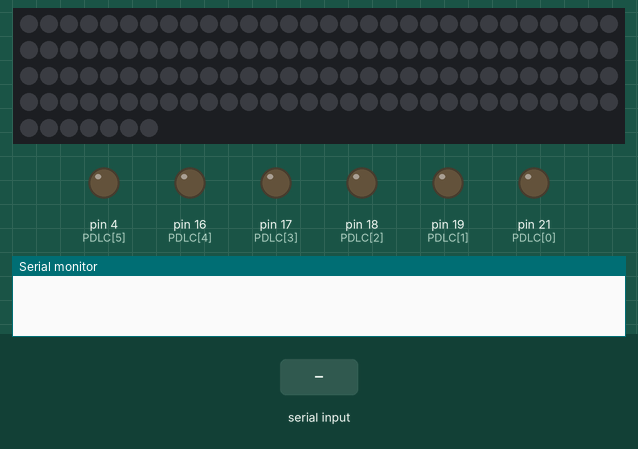
A sketch run on a simulated Arduino Mega 2560, built with avr-gcc and run on an emulated ATmega2560. On the bench: 127 RGB LEDs in strip order, left to right, continuing on the next row, output pins drawn as LEDs (lit = HIGH), the last lines printed to the serial monitor. The test bench sets the inputs (shaded band). Dim RGB values are drawn brighter than linear.

Above: at 1.2 s.
1.3 s: "0" received over Serial
At 2.0 s:
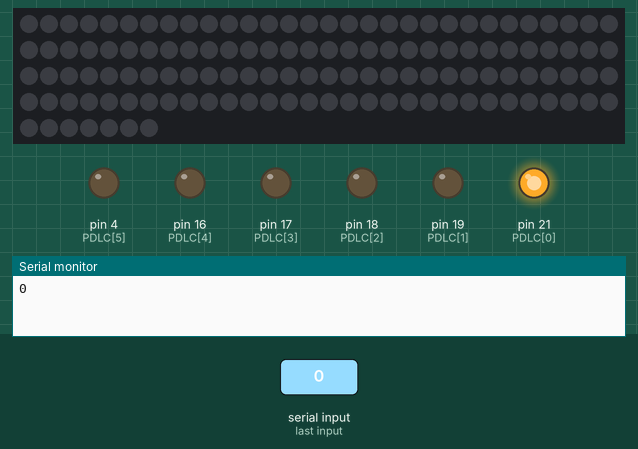
2.8 s: "1" received over Serial
At 3.1 s:
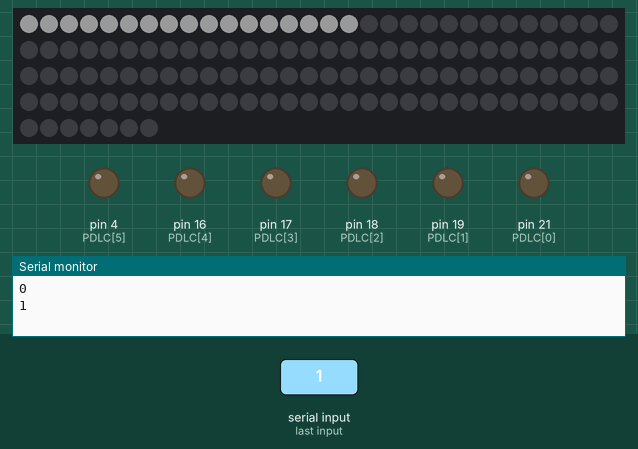
Timing chart, 0 to 5.8 s (numbered marks = the images above; inputs shaded):
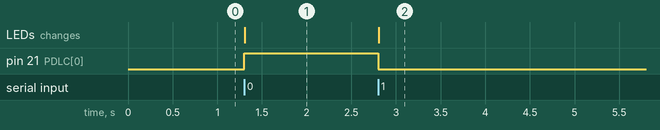

The sketch:

combine.ino
```cpp
#include <FastLED.h>

const int LED_PIN = 22;
const int NUM_LEDS = 127;
const int LED_MAPPING[]= {17, 10, 11, 14, 11, 10};

const int NIGHT_PIN = 32;
const int DAY_PIN = 33;
const int PDLC[] = {21, 19, 18, 17, 16, 4};

CRGB leds[NUM_LEDS];

String onOffString;

void clearPDLC(){
  for (int i=0; i<6; i++){
    digitalWrite(PDLC[i], LOW);
  }
}

void dayTime(){
  FastLED.clear();
  for(int i=0; i<6; i++){
    if (onOffString[i] == '1') {
      digitalWrite(PDLC[i], HIGH);
    }
    else{
      digitalWrite(PDLC[i], LOW);
    }
  }
}

void nightTime(){
  clearPDLC();
  int startingLED = 0;
  for(int i=0; i<6; i++){
    if (onOffString[i] == '1'){
      for (int ledToOn = startingLED; ledToOn < (startingLED + LED_MAPPING[i]); ledToOn++){
        leds[ledToOn] = CRGB(255, 255, 255);
      }
    }
    else{
      for (int ledToOn = startingLED; ledToOn < (startingLED + LED_MAPPING[i]); ledToOn++){
        leds[ledToOn] = CRGB(0, 0, 0);
      }
    }
    startingLED += LED_MAPPING[i];
  }
}

void setup() {
  Serial.begin(115200);
  Serial.setTimeout(1);

  for (int i=0; i<6; i++){
    pinMode(PDLC[i], OUTPUT);
  }
  pinMode(NIGHT_PIN, INPUT);
  pinMode(DAY_PIN, INPUT);

  FastLED.addLeds<WS2812, LED_PIN, GRB>(leds, NUM_LEDS);
  FastLED.setBrightness(25);
}

void loop() {
//  FastLED.clear();

  while(!Serial.available());
  onOffString = Serial.readString();
  Serial.println(onOffString);

  int startingLED = 0;
//  Serial.print(digitalRead(isDay));
//  Serial.print(", ");
//  Serial.println(digitalRead(isNight));

//  bool isNight = digitalRead(NIGHT_PIN);
//  bool isDay = digitalRead(DAY_PIN);
//
//  Serial.print(isNight);
//  Serial.print(", ");
//  Serial.println(isDay);
//
//  if(isDay){
//    dayTime();
//  }
//  else if(isNight){
//    nightTime();
//  }

  for (int i=0; i<6; i++){
//     Processing the output based on input
    if (onOffString[i] == '1') {
      digitalWrite(PDLC[i], LOW );
      for (int ledToOn = startingLED; ledToOn < (startingLED + LED_MAPPING[i]); ledToOn++){
        leds[ledToOn] = CRGB(255, 255, 255);
      }
    }
    else if (onOffString[i] == '0'){
      digitalWrite(PDLC[i], HIGH);
      for (int ledToOn = startingLED; ledToOn < (startingLED + LED_MAPPING[i]); ledToOn++){
        leds[ledToOn] = CRGB(0, 0, 0);
      }
    }
    startingLED += LED_MAPPING[i];
  }

  FastLED.show();
  delay(1000);
}
```

Measured:
- after the input at 1.3 s, pin 21 (PDLC[0]): LOW → HIGH at once
- after the input at 2.8 s, pin 21 (PDLC[0]): HIGH → LOW at once; the LEDs: change at once (image 2)
